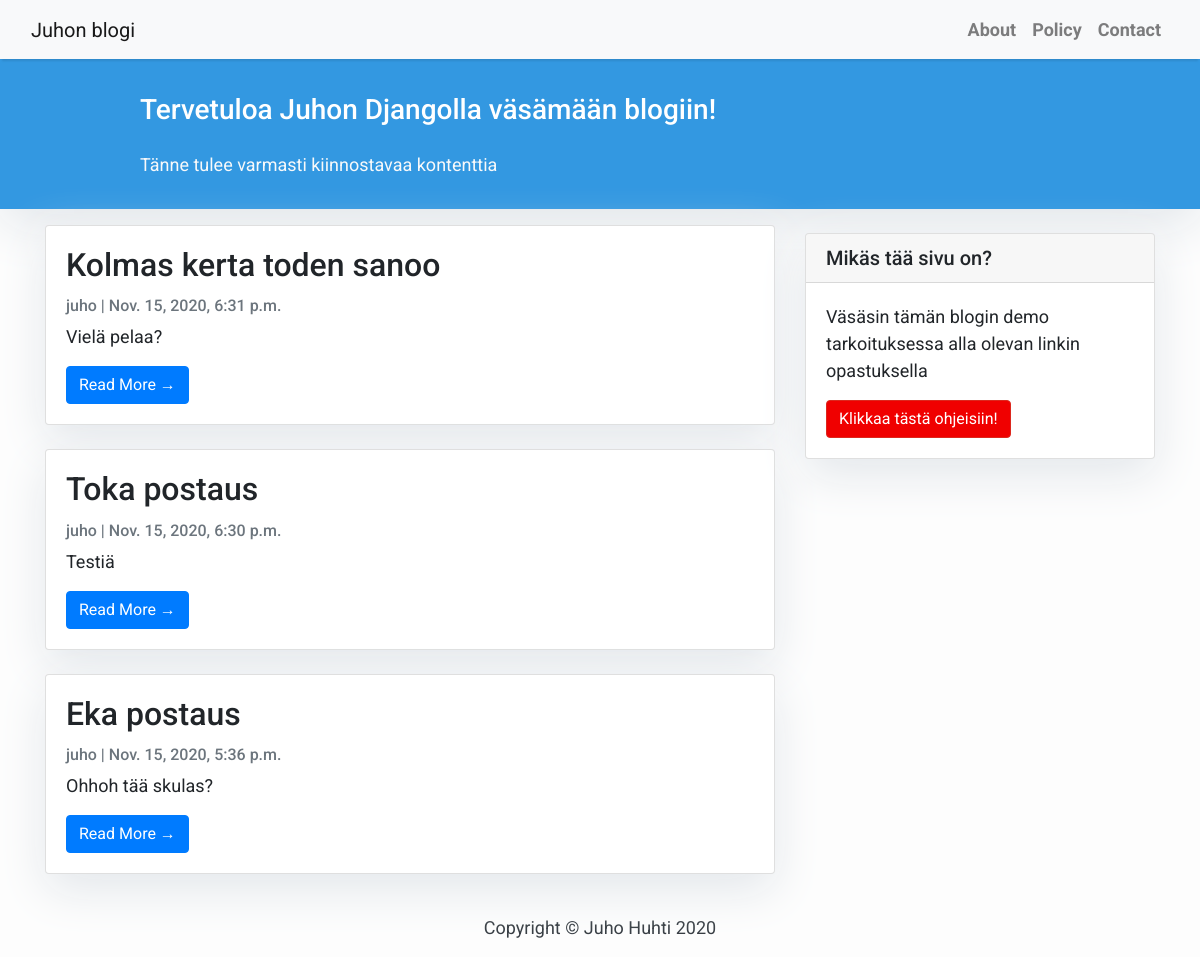
The page / on the database its author committed.
### blog/models.py (models this page shows, shortened)
class Post(models.Model):
    title = models.CharField(max_length=200, unique=True)
    slug = models.SlugField(max_length=200, unique=True)
    author = models.ForeignKey(User, on_delete= models.CASCADE,related_name='blog_posts')
    updated_on = models.DateTimeField(auto_now= True)
    content = models.TextField()
    created_on = models.DateTimeField(auto_now_add=True)
    status = models.IntegerField(choices=STATUS, default=0)
    class Meta:
        ordering = ['-created_on']

### blog/views.py (the view)
# urls.py: path('', views.PostList.as_view(), name='home'),
class PostList(generic.ListView):
    queryset = Post.objects.filter(status=1).order_by('-created_on')
    template_name = 'index.html'

### templates/index.html (shortened to what this page needs)
{% extends "base.html" %} {% block content %}
<header class="masthead">
  <div class="container">
    <div class="row">
      <div class="col-md-8 col-md-10 mx-auto">
        <div class="site-heading">
          <h3 class="site-heading my-4 mt-3 text-white">
            Tervetuloa Juhon Djangolla väsämään blogiin!
          </h3>
          <p class="text-light">
            Tänne tulee varmasti kiinnostavaa kontenttia &nbsp
          </p>
        </div>
      </div>
    </div>
  </div>
</header>
<div class="container">
  <div class="row">
    <div class="col-md-8 mt-3 left">
      {% for post in post_list %}
      <div class="card mb-4">
        <div class="card-body">
          <h2 class="card-title">{{ post.title }}</h2>
          <p class="card-text text-muted h6">
            {{ post.author }} | {{ post.created_on}}
          </p>
          <p class="card-text">{{post.content|slice:":200" }}</p>
          <a href="{% url 'post_detail' post.slug  %}" class="btn btn-primary"
            >Read More &rarr;</a
          >
        </div>
      </div>
      {% endfor %}
    </div>
    {% block sidebar %} {% include 'sidebar.html' %} {% endblock sidebar %}
  </div>
</div>
{%endblock%}

### templates/base.html (shortened to what this page needs)
<!DOCTYPE html>
<html>
  <head>
    <link
      rel="stylesheet"
      href="https://maxcdn.bootstrapcdn.com/bootstrap/4.0.0/css/bootstrap.min.css"
    />
  </head>
  <body>
    <nav
      class="navbar navbar-expand-lg navbar-light bg-light shadow"
      id="mainNav"
    >
      <div class="container-fluid">
        <a class="navbar-brand" href="{% url 'home' %}">Juhon blogi</a>
        <div class="collapse navbar-collapse" id="navbarResponsive">
          <ul class="navbar-nav ml-auto">
            <li class="nav-item text-black">
              <a class="nav-link text-black font-weight-bold" href="#">About</a>
            </li>
            <li class="nav-item text-black">
              <a class="nav-link text-black font-weight-bold" href="#"
                >Policy</a
              >
            </li>
            <li class="nav-item text-black">
              <a class="nav-link text-black font-weight-bold" href="#"
                >Contact</a
              >
            </li>
          </ul>
        </div>
      </div>
    </nav>
    {% block content %}{% endblock content %}
    <footer class="py-3 bg-grey">
      <p class="m-0 text-dark text-center">Copyright &copy; Juho Huhti 2020</p>
    </footer>
  </body>
</html>

### templates/sidebar.html (shortened to what this page needs)
{% block sidebar %}
<div class="col-md-4 float-right">
  <div class="card my-4">
    <h5 class="card-header">Mikäs tää sivu on?</h5>
    <div class="card-body">
      <p class="card-text">
        Väsäsin tämän blogin demo tarkoituksessa alla olevan linkin opastuksella
      </p>
      <a
        href="https://djangocentral.com/building-a-blog-application-with-django"
        class="btn btn-danger"
        >Klikkaa tästä ohjeisiin!</a
      >
    </div>
  </div>
</div>
{% endblock sidebar %}

### templates/base.html (style rules this page uses)
body { font-family: "Roboto", sans-serif; font-size: 17px; background-color: #fdfdfd; }
.shadow { box-shadow: 0 4px 2px -2px rgba(0, 0, 0, 0.1); }
.btn-danger { color: #fff; background-color: #f00000; border-color: #dc281e; }
.masthead { background: #3398e1; height: auto; padding-bottom: 15px; box-shadow: 0 16px 48px #e3e7eb; padding-top: 10px; }

### templates/index.html (style rules this page uses)
body { font-family: "Roboto", sans-serif; font-size: 18px; background-color: #fdfdfd; }
.card { box-shadow: 0 16px 48px #e3e7eb; }

### templates/sidebar.html (style rules this page uses)
.card { box-shadow: 0 16px 48px #e3e7eb; }

### rows shown on the page
Post: title "Kolmas kerta toden sanoo", author "juho", created_on "Nov. 15, 2020, 6:31 p.m.", content "Vielä pelaa?"
Post: title "Toka postaus", author "juho", created_on "Nov. 15, 2020, 6:30 p.m.", content "Testiä"
Post: title "Eka postaus", author "juho", created_on "Nov. 15, 2020, 5:36 p.m.", content "Ohhoh tää skulas?"
